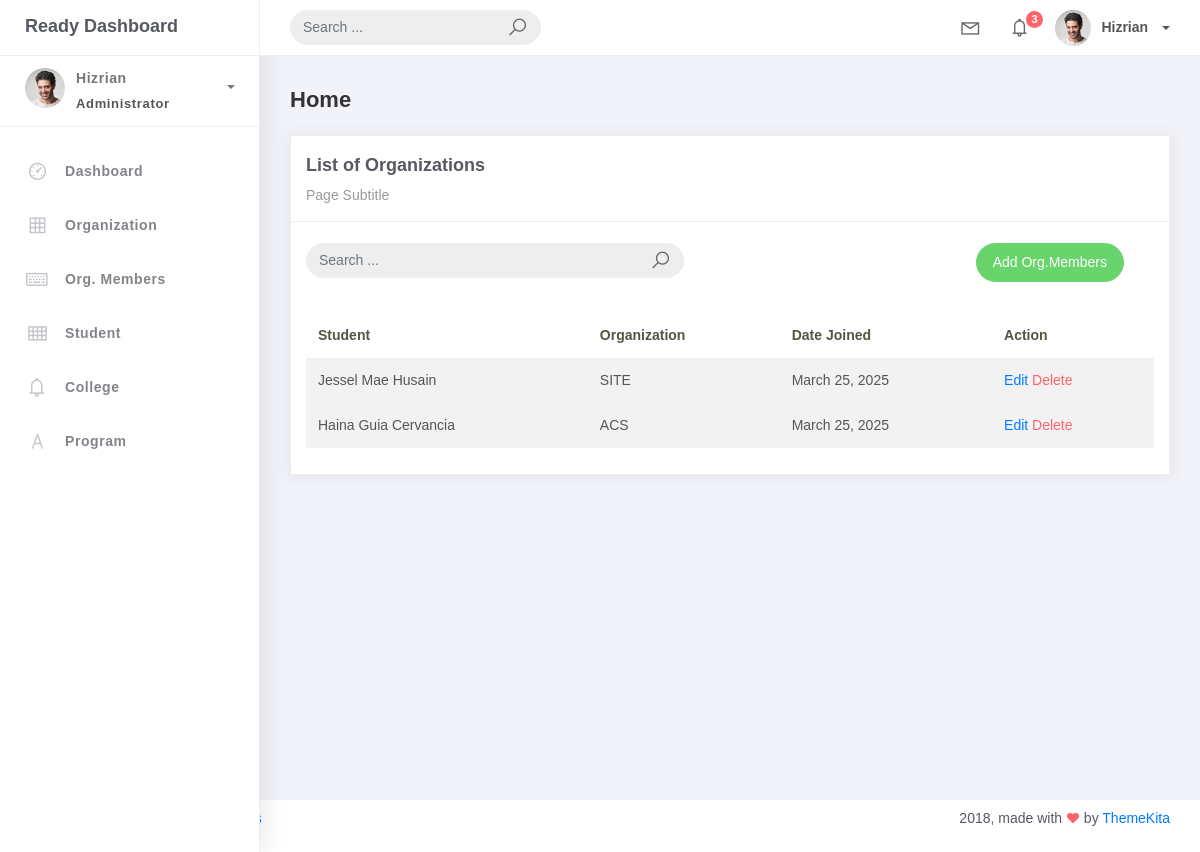
The app's page /orgMember_list/, older data.
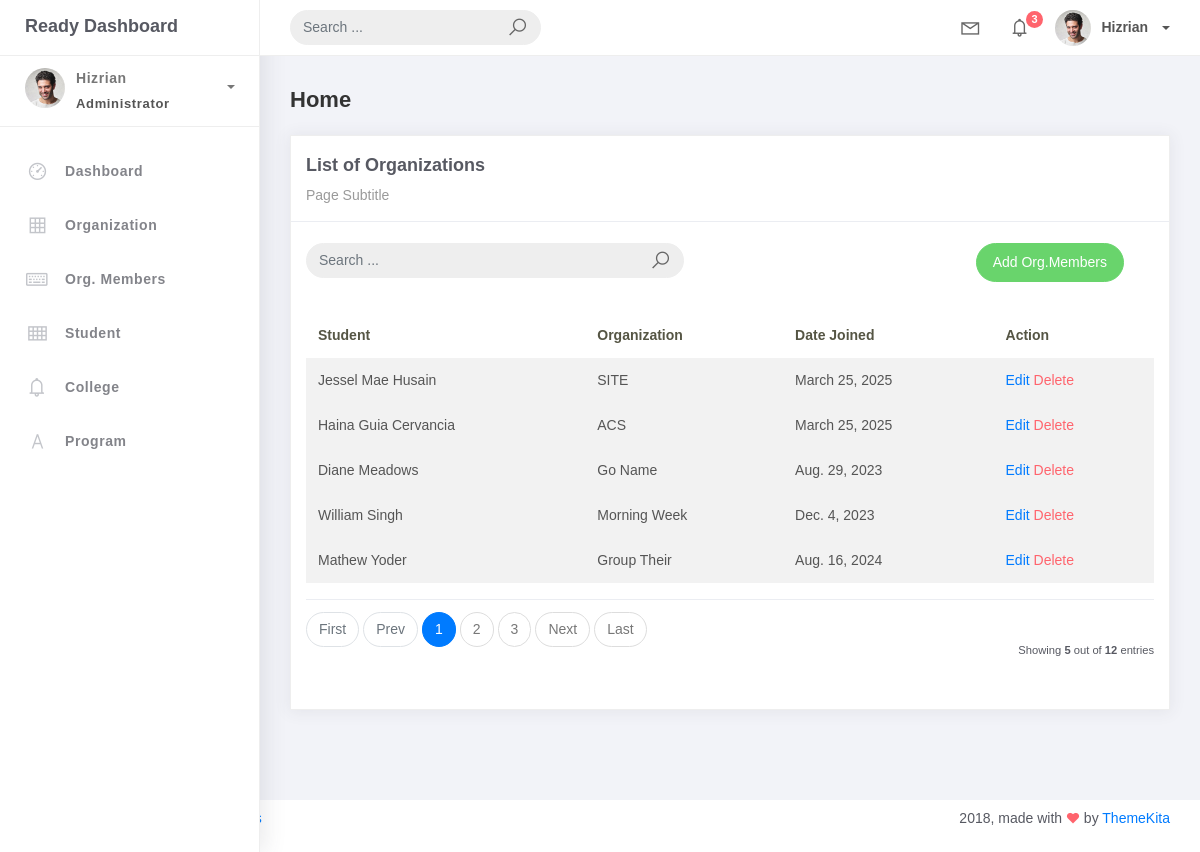
The same page, newer data.
### studentorg/models.py (models this page shows, shortened)
class BaseModel(models.Model):
    created_at = models.DateTimeField(auto_now_add=True, db_index=True)
    updated_at = models.DateTimeField(auto_now=True)
    class Meta:
        abstract = True

class OrgMember(BaseModel):
    student = models.ForeignKey(Student, on_delete=models.CASCADE)
    organization = models.ForeignKey(Organization, on_delete=models.CASCADE)
    date_joined = models.DateField()

class Student(BaseModel):
    student_id = models.CharField(max_length=15)
    lastname = models.CharField(max_length=25)
    firstname = models.CharField(max_length=25)
    middlename = models.CharField(max_length=25, blank=True, null=True)
    program = models.ForeignKey(Program, on_delete=models.CASCADE)

class Organization(BaseModel):
    name = models.CharField(max_length=250)
    college = models.ForeignKey(College, null=True, blank=True, on_delete=models.CASCADE)
    description = models.CharField(max_length=500)
    def __str__(self):
        return self.name

### studentorg/views.py (the view)
# urls.py: path('orgMember_list/', OrgMemberList.as_view(), name='orgMem_list'),
class OrgMemberList(ListView):
    model = OrgMember
    context_object_name = 'orgMember'
    template_name = 'orgMem_list.html'
    paginate_by = 5

### templates/orgMem_list.html
{% extends 'base.html' %} {% load static %} {% block content %}
<div class="content">
    <div class="container-fluid">
        <h4 class="page-title">Home</h4>
        <div class="row">
            <div class="col-md-12">
                <div class="card">
                    <div class="card-header">
                    <div class="card-title">List of Organizations</div>
                    <div class="card-category">Page Subtitle</div>
                </div>
                <br />
                <div class="col-md-12 row">
                    <div class="col-md-6">
                        <form class="navbar-left navbar-form nav-search mr-md-3" action="">
                            <div class="input-group">
                                <input type="text" placeholder="Search ..." class="form-control" />
                                <div class="input-group-append">
                                    <span class="input-group-text">
                                        <i class="la la-search search-icon"></i>
                                    </span>
                                </div>
                            </div>
                        </form>
                    </div>
                    <div class="col-md-6">
                        <div class="pull-right">
                            <a href="{% url 'orgMem-add' %}" class="btn btn-success btn-rounded">Add Org.Members</a>
                        </div>
                    </div>
                </div>
                <div class="card-body">
                    <table class="table table-striped mt-3">
                        <thead>
                            <tr>
                                <th scope="col">Student</th>
                                <th scope="col">Organization</th>
                                <th scope="col">Date Joined</th>
                                <th scope="col">Action</th>
                            </tr>
                        </thead>
                        <tbody>
                            {% for object in object_list %}
                            <tr>
                                <td>{{ object.student.firstname }} {{ object.student.lastname }}</td>
                                <td>{{ object.organization}}</td>
                                <td>{{ object.date_joined }}</td>
                                <td>
                                    <a href="{% url 'orgMem-update' object.id %}">Edit</a>
                                    <a href="{% url 'orgMem-delete' object.id %}" class="text-danger">Delete</a>
                                </td>
                            <tr>
                            {% empty %}
                            </tr>
                            <td colspan="4" style="text-align: center;">
                                <p class="text-sm font-weight-bold mb-0">No Records Found</p>
                            </td>
                        </tr>
                            {% endfor %}
                        </tbody>
                    </table>
                    {% include 'includes/pagination.html' %}
                </div>
            </div>
        </div>
    </div>
</div>
{% endblock %}

### templates/base.html (shortened to what this page needs)
{% load static %}
<!DOCTYPE html>
<link rel="stylesheet" href="{% static 'css/bootstrap.min.css' %}">
<link rel="stylesheet" href="{% static 'css/ready.css' %}">
<link rel="stylesheet" href="{% static 'css/demo.css' %}">
    </head>
    <body>
        <div class="wrapper">
            <div class="main-header">
                <div class="logo-header">
                    <a href="index.html" class="logo">
                        Ready Dashboard
                    </a>
                </div>
                <nav class="navbar navbar-header navbar-expand-lg">
                    <div class="container-fluid">
                        <form class="navbar-left navbar-form nav-search mr-md-3" action="">
                            <div class="input-group">
                                <input type="text" placeholder="Search ..." class="form-control">
                                <div class="input-group-append">
                                    <span class="input-group-text">
                                        <i class="la la-search search-icon"></i>
                                    </span>
                                </div>
                            </div>
                        </form>
                        <ul class="navbar-nav topbar-nav ml-md-auto align-items-center">
                            <li class="nav-item dropdown hidden-caret">
                                <a class="nav-link dropdown-toggle" href="#" id="navbarDropdown" role="button" data-toggle="dropdown" aria-haspopup="true" aria-expanded="false">
                                    <i class="la la-envelope"></i>
                                </a>
                            </li>
                            <li class="nav-item dropdown hidden-caret">
                                <a class="nav-link dropdown-toggle" href="#" id="navbarDropdown" role="button" data-toggle="dropdown" aria-haspopup="true" aria-expanded="false">
                                    <i class="la la-bell"></i>
                                    <span class="notification">3</span>
                                </a>
                            </li>
                            <li class="nav-item dropdown">
                                <a class="dropdown-toggle profile-pic" data-toggle="dropdown" href="#" aria-expanded="false"> <img src="{% static 'img/profile.jpg' %}" alt="user-img" width="36" class="img-circle"><span >Hizrian</span></span> </a>
                                </li>
                            </ul>
                        </div>
                    </nav>
                </div>
                <div class="sidebar">
                    <div class="scrollbar-inner sidebar-wrapper">
                        <div class="user">
                            <div class="photo">
                                <img src="{% static 'img/profile.jpg' %}">
                            </div>
                            <div class="info">
                                <a class="" data-toggle="collapse" href="#collapseExample" aria-expanded="true">
                                    <span>
                                        Hizrian
                                        <span class="user-level">Administrator</span>
                                        <span class="caret"></span>
                                    </span>
                                </a>
                            </div>
                        </div>
                        <ul class="nav">
                            <li class="nav-item">
                                <a href="index.html">
                                    <i class="la la-dashboard"></i>
                                    <p>Dashboard</p>
                                </a>
                            </li>
                            <li class="nav-item">
                                <a href="{% url 'organization-list' %}">
                                    <i class="la la-table"></i>
                                    <p>Organization</p>
                                </a>
                            </li>
                            <li class="nav-item">
                                <a href="{% url 'orgMem_list' %}">
                                    <i class="la la-keyboard-o"></i>
                                    <p>Org. Members</p>
                                </a>
                            </li>
                            <li class="nav-item">
                                <a href="{% url 'student_list' %}">
                                    <i class="la la-th"></i>
                                    <p>Student</p>
                                </a>
                            </li>
                            <li class="nav-item">
                                <a href="{% url 'college_list' %}">
                                    <i class="la la-bell"></i>
                                    <p>College</p>
                                </a>
                            </li>
                            <li class="nav-item">
                                <a href="{% url 'program_list' %}">
                                    <i class="la la-font"></i>
                                    <p>Program</p>
                                </a>
                            </li>
                        </ul>
                    </div>
                </div>
                <div class="main-panel">
                    {% block content %}
                        {% endblock %}
                        </div>
                    </div>
                    <footer class="footer">
                        <div class="container-fluid">
                            <nav class="pull-left">
                                <ul class="nav">
                                    <li class="nav-item">
                                        <a class="nav-link" href="http://www.themekita.com">
                                        </a>
                                    </li>
                                    <li class="nav-item">
                                        <a class="nav-link" href="#">
                                        </a>
                                    </li>
                                    <li class="nav-item">
                                        <a class="nav-link" href="#">
                                        </a>
                                    </li>
                                </ul>
                            </nav>
                            <div class="copyright ml-auto">
                                2018, made with <i class="la la-heart heart text-danger"></i> by <a href="http://www.themekita.com">ThemeKita</a>
                            </div>
                        </div>
                    </footer>
                </div>
    </body>

### templates/includes/pagination.html (shortened to what this page needs)
{% if is_paginated %}
<div class="card-footer px-0 border-0 d-flex flex-column flex-lg-row align-items-center justify-content-between mt-3">
  <nav aria-label="Topics pagination" class="mb-4">
    <ul class="pagination">
      {% if page_obj.number > 1 %}
        <li class="page-item">
          <a class="page-link" href="?page=1">First</a>
        </li>
      {% else %}
        <li class="page-item disabled">
          <span class="page-link">First</span>
        </li>
      {% endif %}
      {% if page_obj.has_previous %}
        <li class="page-item">
          <a class="page-link" href="?page={{ page_obj.previous_page_number }}">Prev</a>
        </li>
      {% else %}
        <li class="page-item disabled">
          <span class="page-link">Prev</span>
        </li>
      {% endif %}
      {% for page_num in paginator.page_range %}
        {% if page_obj.number == page_num %}
          <li class="page-item active">
            <span class="page-link">
              {{ page_num }}
            </span>
          </li>
        {% elif page_num > page_obj.number|add:'-3' and page_num < page_obj.number|add:'3' %}
          <li class="page-item">
            <a class="page-link" href="?page={{ page_num }}">{{ page_num }}</a>
          </li>
        {% endif %}
      {% endfor %}
      {% if page_obj.has_next %}
        <li class="page-item">
          <a class="page-link" href="?page={{ page_obj.next_page_number }}">Next</a>
        </li>
      {% else %}
        <li class="page-item disabled">
          <span class="page-link">Next</span>
        </li>
      {% endif %}
      {% if page_obj.number != paginator.num_pages %}
        <li class="page-item">
          <a class="page-link" href="?page={{ paginator.num_pages }}">Last</a>
        </li>
      {% else %}
        <li class="page-item disabled">
          <span class="page-link">Last</span>
        </li>
      {% endif %}
    </ul>
  </nav>
  <div class="fw-normal small mt-4 mt-lg-0">Showing <b>{{object_list.count}}</b> out of <b>{{paginator.count}}</b> entries</div>
</div>
{% endif %}

Row changes from the older to the newer data that the page shows:
added OrgMember: student.firstname "Diane", student.lastname "Meadows", organization "Go Name", date_joined "Aug. 29, 2023"
added OrgMember: student.firstname "William", student.lastname "Singh", organization "Morning Week", date_joined "Dec. 4, 2023"
added OrgMember: student.firstname "Mathew", student.lastname "Yoder", organization "Group Their", date_joined "Aug. 16, 2024"
Text that changed along with them:
{{ object_list.count }}: (not shown) → "5"
{{ paginator.count }}: (not shown) → "12"
text now shown: "First Prev Next Last Showing out of entries"
new list line: "1"
new list line: "2"
new list line: "3"
